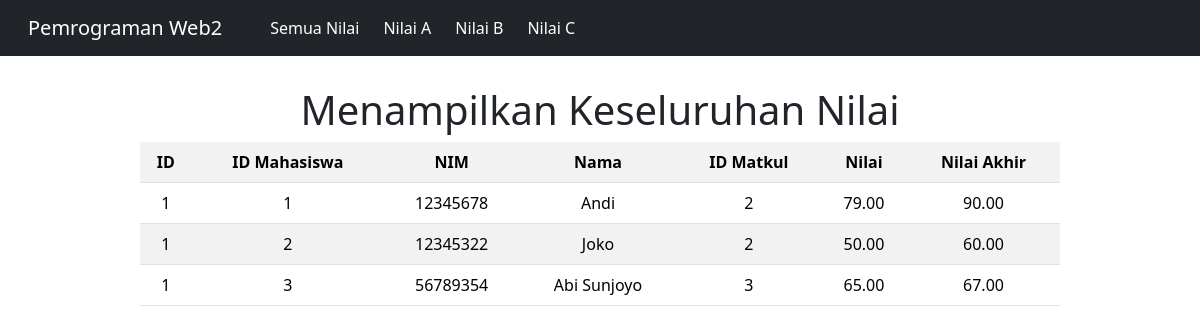
The page /proses_nilai.php on the database its author committed.
### tables this page shows
CREATE TABLE `nilai` (
  `nilai_id` int NOT NULL,
  `nilai` decimal(10,2) NOT NULL,
  `nilai_akhir` decimal(10,2) NOT NULL,
  `mahasiswa_id` int NOT NULL,
  `matkul_id` int NOT NULL,
  `semester_id` int NOT NULL
);

CREATE TABLE `mahasiswa` (
  `mahasiswa_id` int NOT NULL,
  `nim` varchar(20) NOT NULL,
  `nama_mhs` varchar(255) NOT NULL,
  `alamat` varchar(255) NOT NULL,
  `email` varchar(255) NOT NULL,
  `no_telp` varchar(20) NOT NULL
);

### koneksi.php (called while the page is built, shortened)
<?php
class database {
    private $host = "localhost";
    private $username = "root";
    private $password = "";
    private $database = "pweb2";
    public function __construct() {
        $this->koneksi = new mysqli($this->host, $this->username, $this->password, $this->database);
        return $this->koneksi;
    }
}
?>

### class_nilai.php (called while the page is built, shortened)
<?php
include "koneksi.php";
class AllNilai extends nilai{
    public function getNilai(){
        $query = "SELECT * from nilai join mahasiswa on nilai.mahasiswa_id = mahasiswa.mahasiswa_id";
        return parent::__construct()->query($query);
    }
}

### proses_nilai.php (the view, shortened to what this page needs)
<?php
include "class_nilai.php";
?>
<!DOCTYPE html>
<html lang="en">
<head>
    <link href="https://cdn.jsdelivr.net/npm/bootstrap@5.3.3/dist/css/bootstrap.min.css" rel="stylesheet">
</head>
<body>
<nav class="navbar navbar-expand-lg navbar-dark bg-dark">
  <div class="container-fluid">
    <a class="navbar-brand ms-3" href="home.php">Pemrograman Web2</a>
    <div class="collapse navbar-collapse">
      <ul class="navbar-nav">
        <li class="nav-item ms-4 ">
          <a class="nav-link active" aria-current="page" href="proses_nilai.php?nilai=AllNilai">Semua Nilai</a>
        </li>
        <li class="nav-item ms-2">
          <a class="nav-link active" href="proses_nilai.php?nilai=A">Nilai A</a>
        </li>
        <li class="nav-item  ms-2">
          <a class="nav-link active"  href="proses_nilai.php?nilai=B">Nilai B</a>
        </li>
        <li class="nav-item  ms-2">
          <a class="nav-link active" href="proses_nilai.php?nilai=C">Nilai C</a>
        </li>
      </ul>
    </div>
  </div>
</nav>
  <?php
  if($_GET["nilai"]=="A"){
      $nilai = new nilaiA();
      echo "<h1> Menampilkan Keseluruhan Nilai A </h1>";
      echo "<p>Nilai A diberikan untuk nilai akhir yang berada dalam rentang 80 hingga 100</p> ";
  }else if ($_GET["nilai"]=="B"){
      $nilai= new nilaiB();
      echo "<h1> Menampilkan Keseluruhan Nilai B </h1>";
      echo "<p>Nilai B diberikan untuk nilai akhir yang berada dalam rentang 65 hingga 79</p> ";
  }else if ($_GET["nilai"]=="C"){
      $nilai= new nilaiC();
      echo "<h1> Menampilkan Keseluruhan Nilai C </h1>";
      echo "<p>Nilai C diberikan untuk nilai akhir yang berada dalam rentang 0 hingga 64</p> ";
  }else{
      $nilai = new AllNilai();
      echo "<h1> Menampilkan Keseluruhan Nilai </h1>";
  }
  $z = $nilai->getNilai();
?>
<div class="center">
  <table class="table table-striped table-hover text-center">
    <tr>
        <th>ID</th>
        <th>ID Mahasiswa</th>
        <th>NIM</th>
        <th>Nama</th>
        <th>ID Matkul</th>
        <th>Nilai</th>
        <th>Nilai Akhir</th>
    </tr>
    <?php
    foreach ($z as $a){
    $no= 1;
    ?>
    <tr>
        <td><?php echo $no++ ?></td>
        <td><?=$a["mahasiswa_id"]?></td>
        <td><?=$a["nim"]?></td>
        <td><?=$a["nama_mhs"]?></td>
        <td><?=$a["matkul_id"]?></td>
        <td><?=$a["nilai"]?></td>
        <td><?=$a["nilai_akhir"]?></td>
    </tr>
    <?php }?>
  </table>
  </div>
</body>
</html>

### proses_nilai.php (style rules this page uses)
h1,p { text-align: center; padding-top: 30px; }
a.nav-link { border-radius: 8px; }
.center { margin-left: 140px; margin-right: 140px; }

### rows shown on the page
nilai: mahasiswa.mahasiswa_id "1", mahasiswa.nim "12345678", mahasiswa.nama_mhs "Andi", matkul "2", nilai "79.00", nilai_akhir "90.00"
nilai: mahasiswa.mahasiswa_id "2", mahasiswa.nim "12345322", mahasiswa.nama_mhs "Joko", matkul "2", nilai "50.00", nilai_akhir "60.00"
nilai: mahasiswa.mahasiswa_id "3", mahasiswa.nim "56789354", mahasiswa.nama_mhs "Abi Sunjoyo", matkul "3", nilai "65.00", nilai_akhir "67.00"
